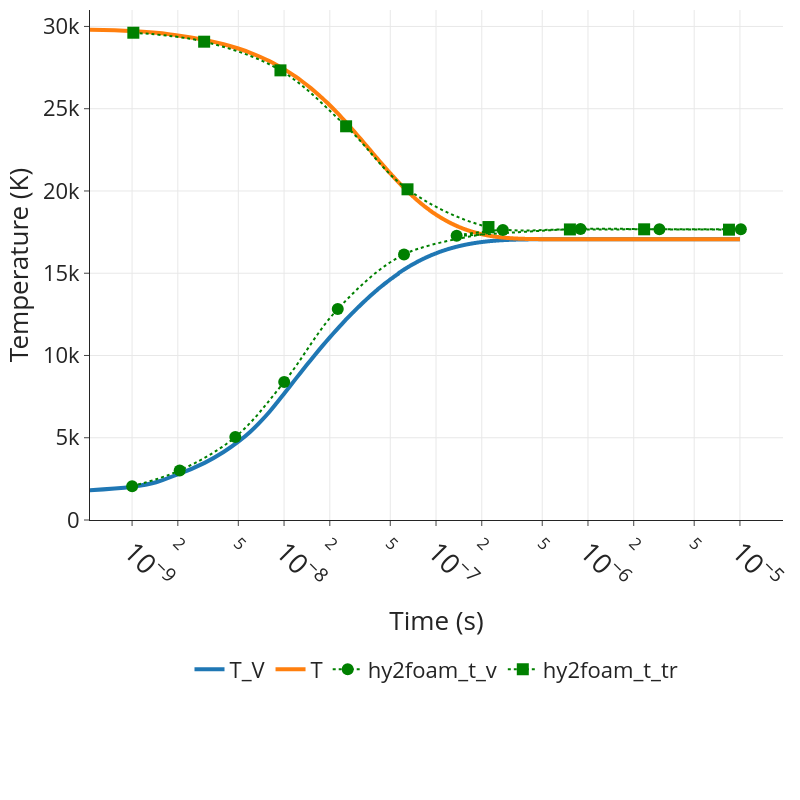

The notebook cell this image was saved under:
### Code cell
from plotly import graph_objects as go
import pandas as pd
import jax

# JIT-compiled version of extract_primitives_from_U (needs to be executed once per kernel uptime)
def _extract_prim(U, em):
    prim = extract_primitives_from_U(U, em)
    return prim.Y_s, prim.rho, prim.T, prim.Tv, prim.p

extract_primitives_from_U_jitted = jax.jit(_extract_prim)

# extract primitives and plot
Y_s, rho, T, T_V, p = jax.vmap(
    extract_primitives_from_U_jitted,
    in_axes=(0, None),
)(U_field, equation_manager)

from plotly import graph_objects as go

fig = go.Figure()
fig.add_trace(
    go.Scatter(
        x=t,
        y=T_V[:, 0],
        mode="lines",
        name="T_V",
        line=dict(shape="spline", smoothing=1.0, width=4),
    )
)
fig.add_trace(
    go.Scatter(
        x=t,
        y=T[:, 0],
        mode="lines",
        name="T",
        line=dict(shape="spline", smoothing=1.0, width=4),
    )
)

fig.add_hline(y=7623.3, name="T_eq Casseau", line_dash="dash", line_color="black")

# Load and plot reference data from CSV
csv_path = "/home/hhoechter/tum/jaxfluids_internship/experiments/heatbath_0d_casseau/casseau_figure_3_2.csv"
df = pd.read_csv(
    csv_path, skiprows=1
)  # Skip the first header row, use X,Y,X,Y... as columns

# Read first row to get the dataset names
with open(csv_path, "r") as f:
    header_line = f.readline().strip()
dataset_names = [name for name in header_line.split(",") if name]

# Group datasets by prefix (e.g., "modified", "hy2foam_default", "monaco")
prefixes = []
for name in dataset_names:
    # Extract prefix by removing _t_v or _t_tr suffix
    if "_t_v" in name:
        prefix = name.replace("_t_v", "")
    elif "_t_tr" in name:
        prefix = name.replace("_t_tr", "")
    else:
        prefix = name
    if prefix not in prefixes:
        prefixes.append(prefix)

# Define colors for each prefix
colors = ["green", "red", "purple", "orange", "brown", "pink"]
prefix_colors = {prefix: colors[i % len(colors)] for i, prefix in enumerate(prefixes)}

# Plot each dataset (columns come in pairs: X, Y for each dataset)
for i, name in enumerate(dataset_names):
    x_col = i * 2  # X column index
    y_col = i * 2 + 1  # Y column index

    if x_col >= len(df.columns) or y_col >= len(df.columns):
        continue

    x_data = pd.to_numeric(df.iloc[:, x_col], errors="coerce").dropna().values
    y_data = pd.to_numeric(df.iloc[:, y_col], errors="coerce").dropna().values

    # Use minimum length in case of mismatched data
    min_len = min(len(x_data), len(y_data))
    x_data = x_data[:min_len]
    y_data = y_data[:min_len]

    # Find prefix for this dataset
    if "_t_v" in name:
        prefix = name.replace("_t_v", "")
    elif "_t_tr" in name:
        prefix = name.replace("_t_tr", "")
    else:
        prefix = name

    fig.add_trace(
        go.Scatter(
            x=x_data,
            y=y_data * 1000,  # Scale Y values (they appear to be in units of 1000 K)
            mode="markers+lines",
            line=dict(dash="dot", smoothing=1.0, shape="spline"),
            name=name,
            marker=dict(color=prefix_colors.get(prefix, "gray"), symbol="circle" if "_t_v" in name else "square" if "_t_tr" in name else "circle", size=12),
        )
    )

fig.update_xaxes(type="log", exponentformat="power", showexponent="all", showgrid=True)
fig.update_yaxes(range=[0, 31000], showgrid=True)
fig.update_layout(
    template="simple_white",
    title="Energy Relaxation Correlation with Casseau for nonreacting N2 at high T",
    xaxis_title="Time (s)",
    yaxis_title="Temperature (K)",
    legend=dict(
        x=0.95,
        y=0.05,
        xanchor="right",
        yanchor="bottom",
        borderwidth=1,
        bordercolor="black",
    ),
    showlegend=True,
    width=800,
    height=800,
)
fig.update_layout(
    title=None,
    width=800,
    height=800,
    margin=dict(t=10, b=280, l=80, r=10),
    xaxis=dict(
        title_font=dict(size=26),
        tickfont=dict(size=22),
        tickangle=45,
    ),
    yaxis=dict(title_font=dict(size=26), tickfont=dict(size=22)),
    legend=dict(
        font=dict(size=22),
        x=0.5,
        y=-0.25,
        xanchor="center",
        yanchor="top",
        borderwidth=1,
        bordercolor="white",
        orientation="h",
    ),
)
fig.write_image(
    "/home/hhoechter/tum/jaxfluids_internship/experiments/heatbath_0d_casseau/16.pdf"
)
fig.show()

### Figure 1 — Plotly figure (JSON) as saved in the notebook; plotly's stock layout.template omitted (floating-point values rounded to 4 significant figures; data arrays with more than 128 entries replaced by an {"elided": "..."} marker saying what was removed)
{"data": [{"line": {"shape": "spline", "smoothing": 1, "width": 4}, "mode": "lines", "name": "T_V", "type": "scatter", "x": {"elided": "10001 float values"}, "y": {"elided": "10001 float values"}}, {"line": {"shape": "spline", "smoothing": 1, "width": 4}, "mode": "lines", "name": "T", "type": "scatter", "x": {"elided": "10001 float values"}, "y": {"elided": "10001 float values"}}, {"line": {"dash": "dot", "shape": "spline", "smoothing": 1}, "marker": {"color": "green", "size": 12, "symbol": "circle"}, "mode": "markers+lines", "name": "hy2foam_t_v", "type": "scatter", "x": [1.001e-09, 2.057e-09, 4.777e-09, 1.002e-08, 2.256e-08, 6.157e-08, 2.754e-07, 1.367e-07, 8.93e-07, 2.951e-06, 1.014e-05], "y": [2056.0, 3013.0, 5044.0, 8395.0, 12820.0, 16140.0, 17620.0, 17280.0, 17690.0, 17670.0, 17680.0]}, {"line": {"dash": "dot", "shape": "spline", "smoothing": 1}, "marker": {"color": "green", "size": 12, "symbol": "square"}, "mode": "markers+lines", "name": "hy2foam_t_tr", "type": "scatter", "x": [1.019e-09, 2.98e-09, 9.469e-09, 2.561e-08, 6.492e-08, 2.214e-07, 7.604e-07, 2.342e-06, 8.468e-06], "y": [29620.0, 29070.0, 27330.0, 23930.0, 20100.0, 17810.0, 17660.0, 17670.0, 17650.0]}], "layout": {"height": 800, "legend": {"bordercolor": "white", "borderwidth": 1, "font": {"size": 22}, "orientation": "h", "x": 0.5, "xanchor": "center", "y": -0.25, "yanchor": "top"}, "margin": {"b": 280, "l": 80, "r": 10, "t": 10}, "shapes": [{"line": {"color": "black", "dash": "dash"}, "name": "T_eq Casseau", "type": "line", "x0": 0, "x1": 1, "xref": "x domain", "y0": 7623.0, "y1": 7623.0, "yref": "y"}], "showlegend": true, "title": {}, "width": 800, "xaxis": {"exponentformat": "power", "showexponent": "all", "showgrid": true, "tickangle": 45, "tickfont": {"size": 22}, "title": {"font": {"size": 26}, "text": "Time (s)"}, "type": "log"}, "yaxis": {"range": [0, 31000], "showgrid": true, "tickfont": {"size": 22}, "title": {"font": {"size": 26}, "text": "Temperature (K)"}}}}
